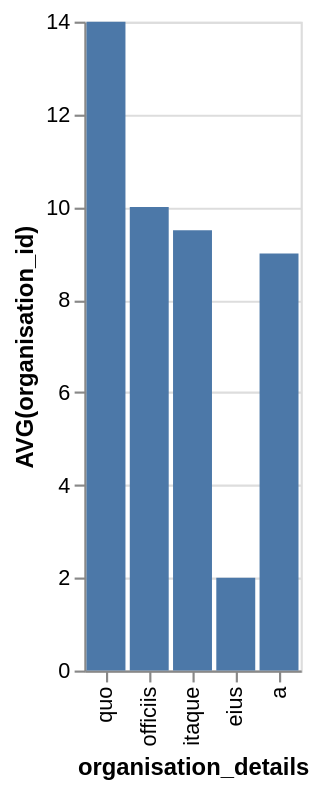

The Vega-Lite source for this figure:
### Vega-Lite specification from a JSON file in a GitHub repository (floating-point values rounded to 4 significant figures)
{"data": {"values": [{"x_data": "quo", "y_data": 14}, {"x_data": "officiis", "y_data": 10}, {"x_data": "itaque", "y_data": 9.5}, {"x_data": "eius", "y_data": 2}, {"x_data": "a", "y_data": 9}]}, "mark": "bar", "encoding": {"x": {"field": "x_data", "type": "nominal", "title": "organisation_details", "sort": "descending"}, "y": {"field": "y_data", "type": "quantitative", "title": "AVG(organisation_id)"}}}
